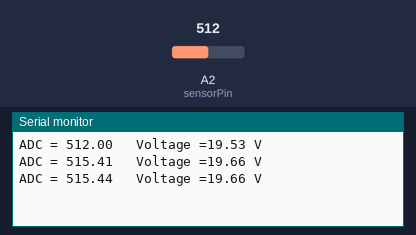
Recording of a sketch running on a simulated Arduino Uno, built with avr-gcc and run on an emulated ATmega328P. On the bench: the last lines printed to the serial monitor. Inputs (shaded band) come from the test bench; at power-on: A2 (sensorPin) = 512.

Above: at 1.2 s.
1.3 s: A2 (sensorPin) set to 716
At 1.49 s:
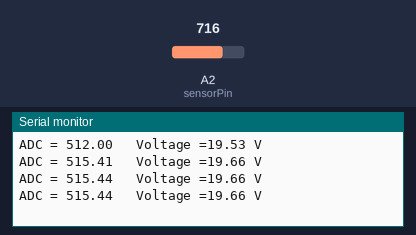
2.8 s: A2 (sensorPin) set to 900
At 3.09 s:
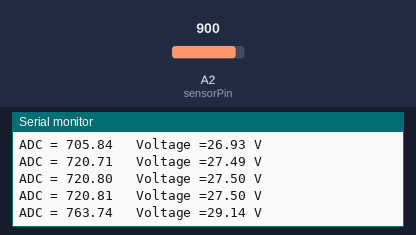
Timing chart, 0 to 5.8 s (numbered marks = the images above; inputs shaded):
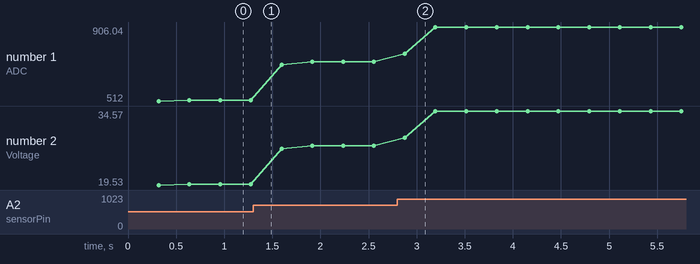

The sketch:

Voltage_Divider.ino
```cpp
int sum=0;
int sensorPin=A2;
float voltage = 0.0;
float sample =0;

void setup()
{
  Serial.begin(9600);
}

void loop()
{
  for(int i=0; i<150; ++i)
  {

    sample+= analogRead(sensorPin);
    delay(2);//delay by a 2 miliseconds
  }
  //after sampling, find the average
  sample /=150;
  voltage = (5.45*7*sample)/1000;
  Serial.print("ADC = ");
  Serial.print(sample);
  Serial.print("\t Voltage =");
  Serial.print(voltage);
  Serial.println(" V");
  /*Serial.println(analogRead(sensorPin));
  delay(2000);//delay by 2 seconds*/
}
```

Measured:
- after the input at 2.8 s, the serial monitor: prints a new line after 0.08 s (image 2)
- plotted number 1: 515.44 → 720.81 after the input at 1.3 s, 720.81 → 906.04 after the input at 2.8 s
- plotted number 2: 19.66 → 27.5 after the input at 1.3 s, 27.5 → 34.57 after the input at 2.8 s
